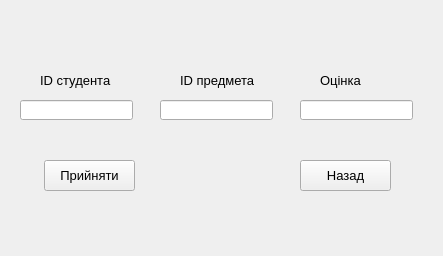
<?xml version="1.0" encoding="UTF-8"?>
<ui version="4.0">
 <class>InMark</class>
 <widget class="QWidget" name="InMark">
  <property name="geometry">
   <rect>
    <x>0</x>
    <y>0</y>
    <width>443</width>
    <height>256</height>
   </rect>
  </property>
  <property name="font">
   <font>
    <pointsize>10</pointsize>
   </font>
  </property>
  <property name="windowTitle">
   <string>Внесення оцінок</string>
  </property>
  <widget class="QLineEdit" name="lineEdit">
   <property name="geometry">
    <rect>
     <x>20</x>
     <y>100</y>
     <width>113</width>
     <height>20</height>
    </rect>
   </property>
  </widget>
  <widget class="QLineEdit" name="lineEdit_2">
   <property name="geometry">
    <rect>
     <x>160</x>
     <y>100</y>
     <width>113</width>
     <height>20</height>
    </rect>
   </property>
  </widget>
  <widget class="QLineEdit" name="lineEdit_3">
   <property name="geometry">
    <rect>
     <x>300</x>
     <y>100</y>
     <width>113</width>
     <height>20</height>
    </rect>
   </property>
  </widget>
  <widget class="QLabel" name="label">
   <property name="geometry">
    <rect>
     <x>40</x>
     <y>70</y>
     <width>91</width>
     <height>20</height>
    </rect>
   </property>
   <property name="text">
    <string>ID студента</string>
   </property>
  </widget>
  <widget class="QLabel" name="label_2">
   <property name="geometry">
    <rect>
     <x>180</x>
     <y>70</y>
     <width>101</width>
     <height>20</height>
    </rect>
   </property>
   <property name="text">
    <string>ID предмета</string>
   </property>
  </widget>
  <widget class="QLabel" name="label_3">
   <property name="geometry">
    <rect>
     <x>320</x>
     <y>70</y>
     <width>91</width>
     <height>20</height>
    </rect>
   </property>
   <property name="text">
    <string>Оцінка</string>
   </property>
  </widget>
  <widget class="QPushButton" name="pushButton">
   <property name="geometry">
    <rect>
     <x>44</x>
     <y>160</y>
     <width>91</width>
     <height>31</height>
    </rect>
   </property>
   <property name="text">
    <string>Прийняти</string>
   </property>
  </widget>
  <widget class="QPushButton" name="pushButton_2">
   <property name="geometry">
    <rect>
     <x>300</x>
     <y>160</y>
     <width>91</width>
     <height>31</height>
    </rect>
   </property>
   <property name="text">
    <string>Назад</string>
   </property>
  </widget>
 </widget>
 <resources/>
 <connections/>
</ui>
